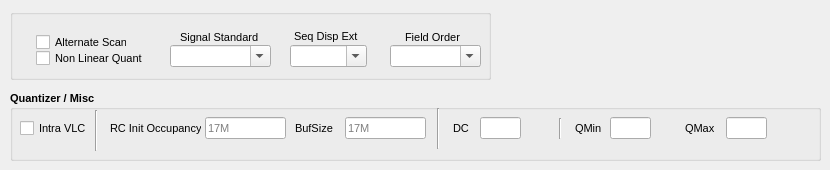
        <widget class="QWidget" name="tabStandardsFields">
         <attribute name="title">
          <string>Standards / Field Order</string>
         </attribute>
         <widget class="QGroupBox" name="groupQuantizer_Misc">
          <property name="enabled">
           <bool>true</bool>
          </property>
          <property name="geometry">
           <rect>
            <x>10</x>
            <y>90</y>
            <width>811</width>
            <height>71</height>
           </rect>
          </property>
          <property name="font">
           <font>
            <pointsize>8</pointsize>
            <italic>false</italic>
            <bold>true</bold>
           </font>
          </property>
          <property name="toolTip">
           <string>Adjust quantizer ranges and miscellaneous encoding settings.</string>
          </property>
          <property name="title">
           <string>Quantizer / Misc</string>
          </property>
          <property name="alignment">
           <set>Qt::AlignmentFlag::AlignLeading|Qt::AlignmentFlag::AlignLeft|Qt::AlignmentFlag::AlignVCenter</set>
          </property>
          <widget class="QCheckBox" name="checkIntraVLC">
           <property name="enabled">
            <bool>true</bool>
           </property>
           <property name="geometry">
            <rect>
             <x>10</x>
             <y>28</y>
             <width>71</width>
             <height>20</height>
            </rect>
           </property>
           <property name="font">
            <font>
             <pointsize>8</pointsize>
             <italic>false</italic>
             <bold>false</bold>
            </font>
           </property>
           <property name="toolTip">
            <string>Use MPEG-2 intra VLC table. (default false)
</string>
           </property>
           <property name="text">
            <string>Intra VLC</string>
           </property>
          </widget>
          <widget class="Line" name="line">
           <property name="geometry">
            <rect>
             <x>418</x>
             <y>18</y>
             <width>20</width>
             <height>41</height>
            </rect>
           </property>
           <property name="orientation">
            <enum>Qt::Orientation::Vertical</enum>
           </property>
          </widget>
          <widget class="QLineEdit" name="BufSize">
           <property name="enabled">
            <bool>true</bool>
           </property>
           <property name="geometry">
            <rect>
             <x>335</x>
             <y>27</y>
             <width>81</width>
             <height>22</height>
            </rect>
           </property>
           <property name="font">
            <font>
             <pointsize>8</pointsize>
             <italic>false</italic>
             <bold>false</bold>
            </font>
           </property>
           <property name="toolTip">
            <string>Set ratecontrol buffer size (in bits) (from INT_MIN to INT_MAX) (default 0).</string>
           </property>
           <property name="text">
            <string/>
           </property>
           <property name="placeholderText">
            <string>17M</string>
           </property>
          </widget>
          <widget class="QLabel" name="l_BufSize">
           <property name="enabled">
            <bool>true</bool>
           </property>
           <property name="geometry">
            <rect>
             <x>285</x>
             <y>30</y>
             <width>41</width>
             <height>16</height>
            </rect>
           </property>
           <property name="font">
            <font>
             <pointsize>8</pointsize>
             <italic>false</italic>
             <bold>false</bold>
            </font>
           </property>
           <property name="text">
            <string>BufSize</string>
           </property>
          </widget>
          <widget class="QLineEdit" name="RcInitOccupancy">
           <property name="enabled">
            <bool>true</bool>
           </property>
           <property name="geometry">
            <rect>
             <x>195</x>
             <y>27</y>
             <width>81</width>
             <height>22</height>
            </rect>
           </property>
           <property name="font">
            <font>
             <pointsize>8</pointsize>
             <italic>false</italic>
             <bold>false</bold>
            </font>
           </property>
           <property name="toolTip">
            <string>Number of bits which should be loaded into the rc buffer before decoding starts
(from INT_MIN to INT_MAX) (default 0).</string>
           </property>
           <property name="text">
            <string/>
           </property>
           <property name="placeholderText">
            <string>17M</string>
           </property>
          </widget>
          <widget class="QLabel" name="l_RcInitOccupancy">
           <property name="enabled">
            <bool>true</bool>
           </property>
           <property name="geometry">
            <rect>
             <x>100</x>
             <y>30</y>
             <width>91</width>
             <height>16</height>
            </rect>
           </property>
           <property name="font">
            <font>
             <pointsize>8</pointsize>
             <italic>false</italic>
             <bold>false</bold>
            </font>
           </property>
           <property name="text">
            <string>RC Init Occupancy</string>
           </property>
          </widget>
          <widget class="Line" name="line_4">
           <property name="geometry">
            <rect>
             <x>76</x>
             <y>20</y>
             <width>20</width>
             <height>41</height>
            </rect>
           </property>
           <property name="orientation">
            <enum>Qt::Orientation::Vertical</enum>
           </property>
          </widget>
          <widget class="QLabel" name="l_lineEdit_DC">
           <property name="enabled">
            <bool>true</bool>
           </property>
           <property name="geometry">
            <rect>
             <x>443</x>
             <y>30</y>
             <width>21</width>
             <height>16</height>
            </rect>
           </property>
           <property name="font">
            <font>
             <pointsize>8</pointsize>
             <italic>false</italic>
             <bold>false</bold>
            </font>
           </property>
           <property name="text">
            <string>DC</string>
           </property>
          </widget>
          <widget class="QLabel" name="l_lineEdit_Qmax">
           <property name="enabled">
            <bool>true</bool>
           </property>
           <property name="geometry">
            <rect>
             <x>675</x>
             <y>30</y>
             <width>31</width>
             <height>16</height>
            </rect>
           </property>
           <property name="font">
            <font>
             <pointsize>8</pointsize>
             <italic>false</italic>
             <bold>false</bold>
            </font>
           </property>
           <property name="text">
            <string>QMax</string>
           </property>
          </widget>
          <widget class="QLabel" name="l_lineEdit_Qmin">
           <property name="enabled">
            <bool>true</bool>
           </property>
           <property name="geometry">
            <rect>
             <x>565</x>
             <y>30</y>
             <width>31</width>
             <height>16</height>
            </rect>
           </property>
           <property name="font">
            <font>
             <pointsize>8</pointsize>
             <italic>false</italic>
             <bold>false</bold>
            </font>
           </property>
           <property name="text">
            <string>QMin</string>
           </property>
          </widget>
          <widget class="Line" name="line_3">
           <property name="geometry">
            <rect>
             <x>540</x>
             <y>28</y>
             <width>20</width>
             <height>21</height>
            </rect>
           </property>
           <property name="orientation">
            <enum>Qt::Orientation::Vertical</enum>
           </property>
          </widget>
          <widget class="QLineEdit" name="lineEdit_DC">
           <property name="geometry">
            <rect>
             <x>470</x>
             <y>27</y>
             <width>41</width>
             <height>22</height>
            </rect>
           </property>
           <property name="font">
            <font>
             <pointsize>8</pointsize>
             <italic>false</italic>
             <bold>false</bold>
            </font>
           </property>
           <property name="toolTip">
            <string>intra_dc_precision (from -8 to 16) (default 0)</string>
           </property>
          </widget>
          <widget class="QLineEdit" name="lineEdit_Qmin">
           <property name="geometry">
            <rect>
             <x>600</x>
             <y>27</y>
             <width>41</width>
             <height>22</height>
            </rect>
           </property>
           <property name="font">
            <font>
             <pointsize>8</pointsize>
             <italic>false</italic>
             <bold>false</bold>
            </font>
           </property>
           <property name="toolTip">
            <string>Minimum video quantizer scale (VBR) (from -1 to 69) (default 2)</string>
           </property>
          </widget>
          <widget class="QLineEdit" name="lineEdit_Qmax">
           <property name="geometry">
            <rect>
             <x>716</x>
             <y>27</y>
             <width>41</width>
             <height>22</height>
            </rect>
           </property>
           <property name="font">
            <font>
             <pointsize>8</pointsize>
             <italic>false</italic>
             <bold>false</bold>
            </font>
           </property>
           <property name="toolTip">
            <string>Maximum video quantizer scale (VBR) (from -1 to 1024) (default 31).</string>
           </property>
          </widget>
         </widget>
         <widget class="QGroupBox" name="groupStandards_Fields">
          <property name="enabled">
           <bool>true</bool>
          </property>
          <property name="geometry">
           <rect>
            <x>10</x>
            <y>9</y>
            <width>481</width>
            <height>71</height>
           </rect>
          </property>
          <property name="title">
           <string/>
          </property>
          <widget class="QLabel" name="l_SignalStandard">
           <property name="geometry">
            <rect>
             <x>170</x>
             <y>20</y>
             <width>81</width>
             <height>16</height>
            </rect>
           </property>
           <property name="font">
            <font>
             <pointsize>8</pointsize>
             <italic>false</italic>
             <bold>false</bold>
            </font>
           </property>
           <property name="text">
            <string>Signal Standard</string>
           </property>
          </widget>
          <widget class="QComboBox" name="SignalStandard">
           <property name="geometry">
            <rect>
             <x>160</x>
             <y>36</y>
             <width>101</width>
             <height>22</height>
            </rect>
           </property>
           <property name="font">
            <font>
             <pointsize>8</pointsize>
             <italic>false</italic>
             <bold>false</bold>
            </font>
           </property>
           <property name="toolTip">
            <string>Force/set Signal Standard (from -1 to 7) (default -1). 
For mxf.

- bt601           1  ITU-R BT.601 and BT.656, also SMPTE 125M (525 and 625 line interlaced)
- bt1358         2  ITU-R BT.1358 and ITU-R BT.799-3, also SMPTE 293M (525 and 625 line progressive
- smpte347m 3  SMPTE 347M (540 Mbps mappings)
- smpte274m 4  SMPTE 274M (1125 line)
- smpte296m 5  SMPTE 296M (750 line progressive)
- smpte349m 6  SMPTE 349M (1485 Mbps mappings)
- smpte428    7  SMPTE 428-1 DCDM

</string>
           </property>
           <property name="editable">
            <bool>true</bool>
           </property>
           <item>
            <property name="text">
             <string/>
            </property>
           </item>
           <item>
            <property name="text">
             <string>bt601</string>
            </property>
           </item>
           <item>
            <property name="text">
             <string>bt1358</string>
            </property>
           </item>
           <item>
            <property name="text">
             <string>smpte347m</string>
            </property>
           </item>
           <item>
            <property name="text">
             <string>smpte274m</string>
            </property>
           </item>
           <item>
            <property name="text">
             <string>smpte296m</string>
            </property>
           </item>
           <item>
            <property name="text">
             <string>smpte349m</string>
            </property>
           </item>
           <item>
            <property name="text">
             <string>smpte428</string>
            </property>
           </item>
          </widget>
          <widget class="QLabel" name="l_SeqDispExt">
           <property name="geometry">
            <rect>
             <x>284</x>
             <y>19</y>
             <width>71</width>
             <height>16</height>
            </rect>
           </property>
           <property name="font">
            <font>
             <pointsize>8</pointsize>
             <italic>false</italic>
             <bold>false</bold>
            </font>
           </property>
           <property name="text">
            <string>Seq Disp Ext</string>
           </property>
          </widget>
          <widget class="QLabel" name="l_FieldOrder">
           <property name="geometry">
            <rect>
             <x>395</x>
             <y>20</y>
             <width>61</width>
             <height>16</height>
            </rect>
           </property>
           <property name="font">
            <font>
             <pointsize>8</pointsize>
             <italic>false</italic>
             <bold>false</bold>
            </font>
           </property>
           <property name="text">
            <string>Field Order</string>
           </property>
          </widget>
          <widget class="QCheckBox" name="checkAlternateScan">
           <property name="geometry">
            <rect>
             <x>26</x>
             <y>23</y>
             <width>91</width>
             <height>20</height>
            </rect>
           </property>
           <property name="font">
            <font>
             <pointsize>8</pointsize>
             <italic>false</italic>
             <bold>false</bold>
            </font>
           </property>
           <property name="toolTip">
            <string>Enable alternate scantable.</string>
           </property>
           <property name="text">
            <string>Alternate Scan</string>
           </property>
          </widget>
          <widget class="QComboBox" name="FieldOrder">
           <property name="geometry">
            <rect>
             <x>380</x>
             <y>36</y>
             <width>91</width>
             <height>22</height>
            </rect>
           </property>
           <property name="font">
            <font>
             <pointsize>8</pointsize>
             <italic>false</italic>
             <bold>false</bold>
            </font>
           </property>
           <property name="toolTip">
            <string>Set field order.</string>
           </property>
           <property name="editable">
            <bool>true</bool>
           </property>
           <item>
            <property name="text">
             <string/>
            </property>
           </item>
           <item>
            <property name="text">
             <string>progressive</string>
            </property>
           </item>
           <item>
            <property name="text">
             <string>tt</string>
            </property>
           </item>
           <item>
            <property name="text">
             <string>bb</string>
            </property>
           </item>
           <item>
            <property name="text">
             <string>tb</string>
            </property>
           </item>
           <item>
            <property name="text">
             <string>bt</string>
            </property>
           </item>
          </widget>
          <widget class="QCheckBox" name="checkNonLinearQuant">
           <property name="geometry">
            <rect>
             <x>26</x>
             <y>39</y>
             <width>111</width>
             <height>20</height>
            </rect>
           </property>
           <property name="font">
            <font>
             <pointsize>8</pointsize>
             <italic>false</italic>
             <bold>false</bold>
            </font>
           </property>
           <property name="toolTip">
            <string>Use nonlinear quantizer. (default false)</string>
           </property>
           <property name="text">
            <string>Non Linear Quant</string>
           </property>
          </widget>
          <widget class="QComboBox" name="SeqDispExt">
           <property name="geometry">
            <rect>
             <x>280</x>
             <y>36</y>
             <width>77</width>
             <height>22</height>
            </rect>
           </property>
           <property name="font">
            <font>
             <pointsize>8</pointsize>
             <italic>false</italic>
             <bold>false</bold>
            </font>
           </property>
           <property name="toolTip">
            <string>Write sequence_display_extension blocks. (from -1 to 1) (default auto).
mpeg2video</string>
           </property>
           <property name="editable">
            <bool>true</bool>
           </property>
           <item>
            <property name="text">
             <string/>
            </property>
           </item>
           <item>
            <property name="text">
             <string>auto</string>
            </property>
           </item>
           <item>
            <property name="text">
             <string>never</string>
            </property>
           </item>
           <item>
            <property name="text">
             <string>always</string>
            </property>
           </item>
          </widget>
         </widget>
        </widget>
